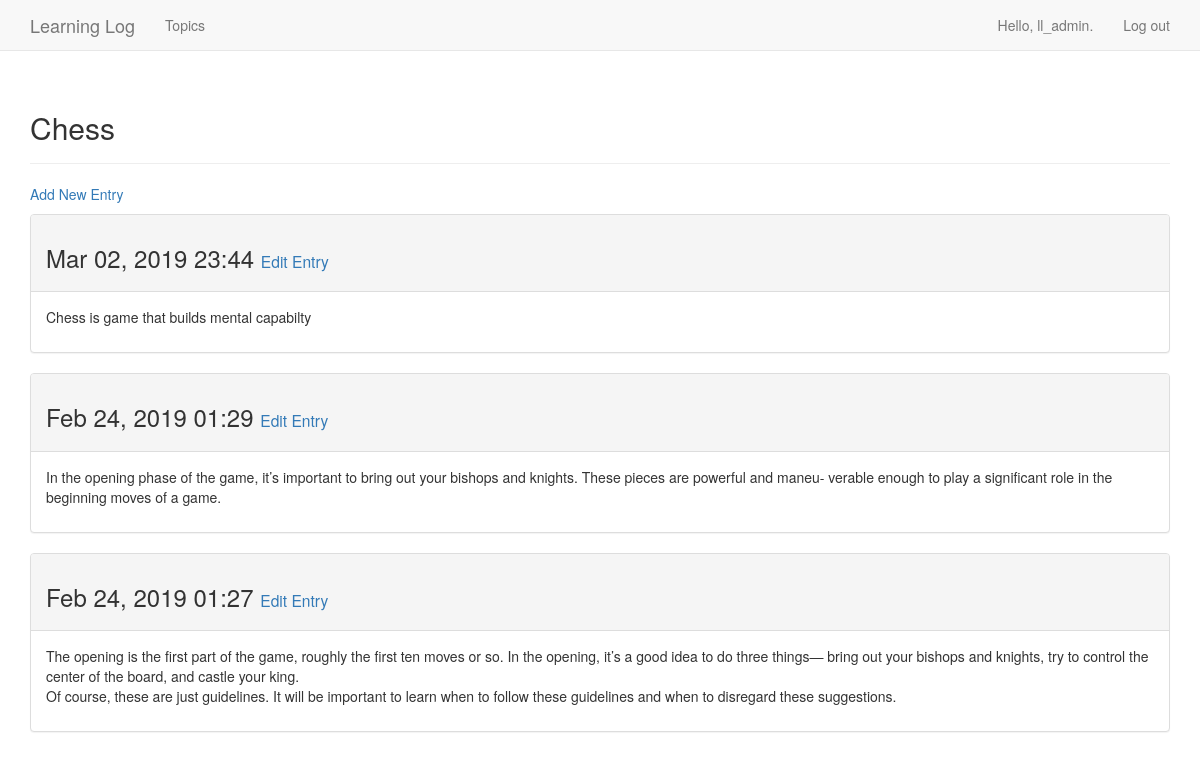
The page /topics/1/ (signed in) on the database its author committed.
### learning_logs/models.py (models this page shows, shortened)
class Topic(models.Model):
    text = models.CharField(max_length=200)
    date_added = models.DateTimeField(auto_now_add=True)
    owner = models.ForeignKey(User, on_delete=models.DO_NOTHING)
    def __str__(self):
        return self.text

class Entry(models.Model):
    topic = models.ForeignKey(Topic, on_delete=models.DO_NOTHING)
    text = models.TextField()
    date_added = models.DateTimeField(auto_now_add=True)
    class Meta:
        verbose_name_plural = 'entries'

### learning_logs/views.py (the view)
# urls.py: url(r'^topics/(?P<topic_id>\d+)/$', views.topic, name='topic'),
@login_required
def topic(request, topic_id):
    topic = get_object_or_404(Topic,  id=topic_id)
    check_topic_owner(topic, request)
    entries = topic.entry_set.order_by('-date_added') # sort by date_added in reverse due to the minus sign
    context = {'topic': topic, 'entries': entries}
    return render(request, 'learning_logs/topic.html', context)

### learning_logs/views.py (called while the page is built)
def check_topic_owner(topic, request):
    if topic.owner != request.user:
        raise Http404

### learning_logs/templates/learning_logs/topic.html
{% extends 'learning_logs/base.html' %}
{% block header %}
  <h2>{{ topic }}</h2>
{% endblock %}
{% block content %}
  <p>
    <a href="{% url 'learning_logs:new_entry' topic.id %}">Add New Entry</a>
  </p>
  {% for entry in entries %}
    <div class="panel panel-default">
      <div class="panel-heading">
        <h3>
          {{ entry.date_added|date:'M d, Y H:i' }}
          <small>
              <a href="{% url 'learning_logs:edit_entry' entry.id %}">Edit Entry</a>
          </small>
        </h3>
      </div>
      <div class="panel-body">
        {{ entry.text|linebreaks }}
      </div>
    </div>
  {% empty %}
      There are no entries for this topic yet.
  {% endfor %}
{% endblock %}

### learning_logs/templates/learning_logs/base.html (shortened to what this page needs)
{% load bootstrap3 %}
<!DOCTYPE html>
<html lang="en" dir="ltr">
  <head>
    {% bootstrap_css %}
  </head>
  <body>
    <nav class="navbar navbar-default navbar-static-top">
      <div class="container">
        <div class="navbar-header">
          <a class='navbar-brand' href="{% url 'learning_logs:index' %}">
          Learning Log</a>
        </div>
        <div id='navbar' class="collapse navbar-collapse">
          <ul class="nav navbar-nav">
            <li><a href="{% url 'learning_logs:topics' %}">Topics</a></li>
          </ul>
          <ul class="nav navbar-nav navbar-right">
            {% if user.is_authenticated %}
              <li><a>Hello, {{ user.username }}.</a></li>
              <li><a href="{% url 'users:logout' %}"> Log out</a></li>
            {% else %}
              <li><a href="{% url 'users:register' %}">Register</a></li>
              <li><a href="{% url 'users:login' %}">Log in</a></li>
            {% endif %}
          </ul>
        </div>
      </div>
    </nav>
    <div class="container">
      <div class="page-header">
        {% block header %}{% endblock %}
      </div>
      <div>
        {% block content %}{% endblock %}
      </div>
    </div>
  </body>
</html>

### rows shown on the page
Topic: text "Chess"
Entry: date_added "Mar 02, 2019 23:44", text "Chess is game that builds mental capabilty"
Entry: date_added "Feb 24, 2019 01:29", text "In the opening phase of the game, it’s important to bring out your bishops and knights. These pieces are powerful and maneu- verable enough to play a significant role in the beginning moves of a game."
Entry: date_added "Feb 24, 2019 01:27", text "The opening is the first part of the game, roughly the first ten moves or so. In the opening, it’s a good idea to do three things— bring out your bishops and knights, try to control the center of the board, and castle your king. Of course, these are just guidelines. It will be important to learn when to follow these guidelines and when to disregard these suggestions."

### other values the page prints
{{ user.username }} "ll_admin"
